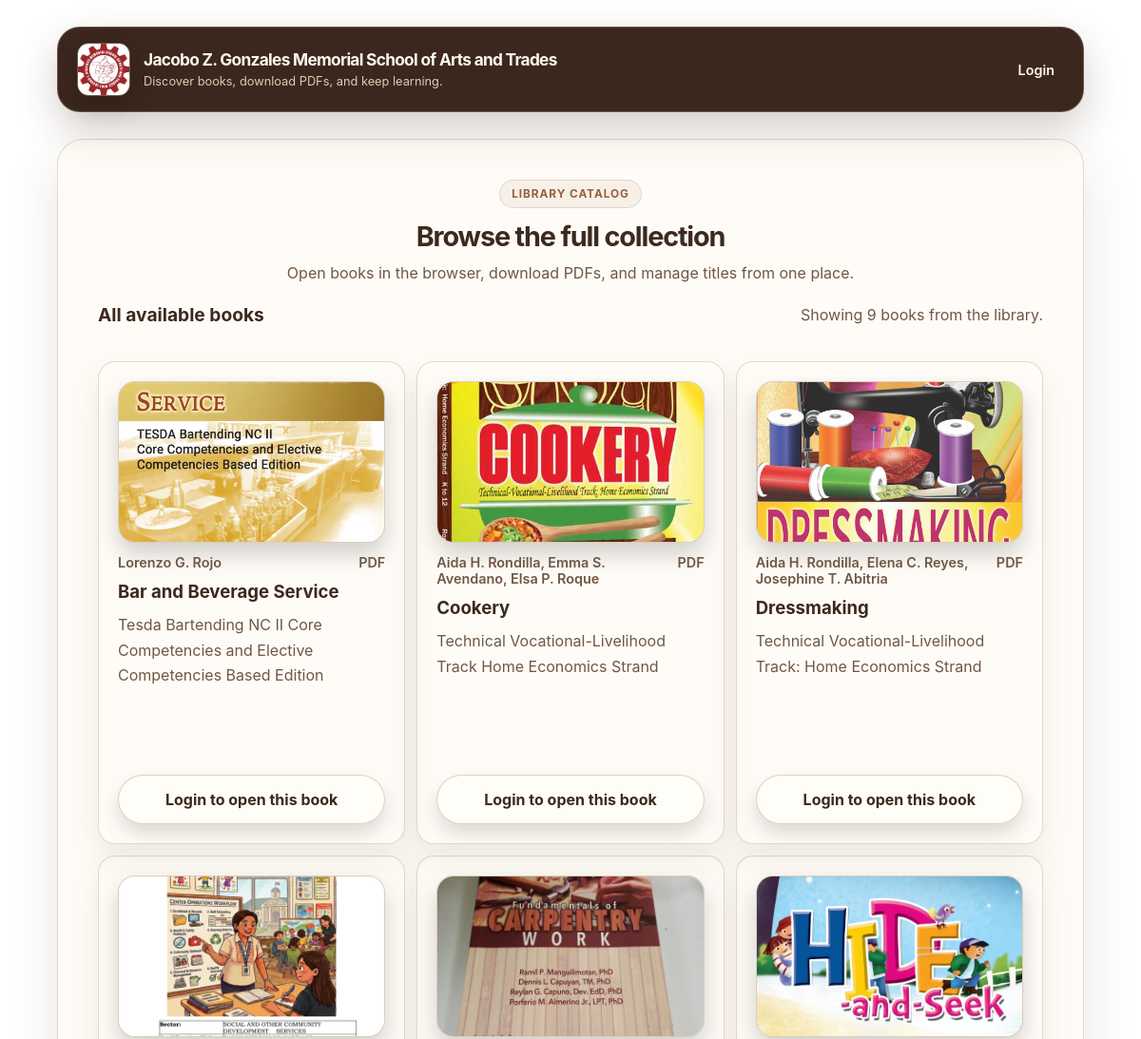
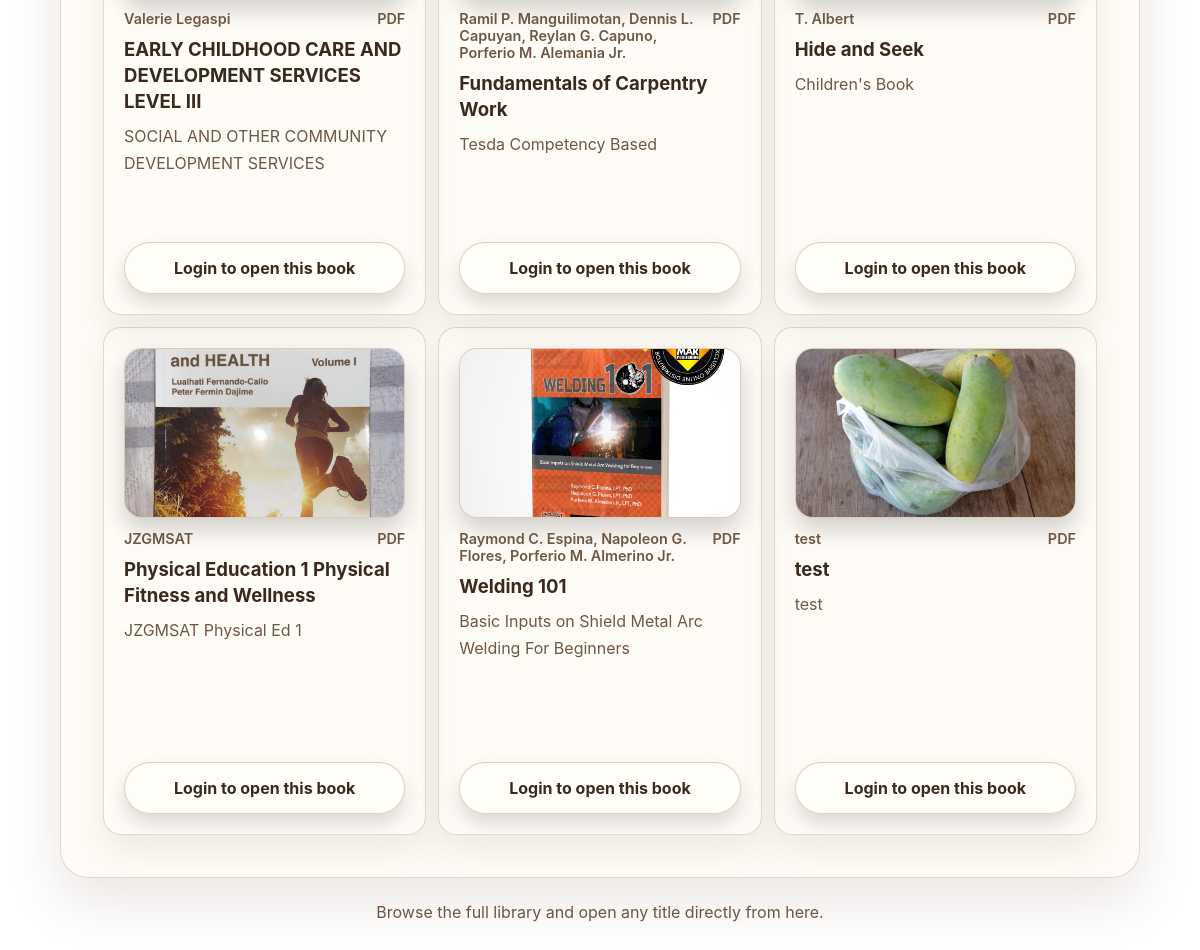
The page /library.php on the database its author committed (2 pictures, top to bottom).
### tables this page shows
CREATE TABLE books (
    id INTEGER PRIMARY KEY,
    title TEXT NOT NULL,
    author TEXT NOT NULL,
    description TEXT NOT NULL,
    file TEXT NOT NULL
, cover TEXT);

### init.php (called while the page is built, shortened)
<?php
$pdo = require __DIR__ . '/db.php';
function current_user(): ?array
{
    if (empty($_SESSION['user_id'])) {
        return null;
    }
    global $pdo;
    $stmt = $pdo->prepare('SELECT id, name, email, role FROM users WHERE id = :id');
    $stmt->execute([':id' => $_SESSION['user_id']]);
    return $stmt->fetch() ?: null;
}
function is_admin(?array $user = null): bool
{
    if ($user === null) {
        $user = current_user();
    }
    return ($user['role'] ?? '') === 'administrator';
}
function escape_html(string $value): string
{
    return htmlspecialchars($value, ENT_QUOTES | ENT_SUBSTITUTE, 'UTF-8');
}

### library.php (the view, shortened to what this page needs)
<?php
require __DIR__ . '/init.php';
$user = current_user();
$admin = is_admin($user);
$stmt = $pdo->query('SELECT id, title, author, description, file, cover FROM books ORDER BY title');
$books = $stmt->fetchAll();
?>
<!DOCTYPE html>
<html lang="en">
<head>
    <link rel="stylesheet" href="styles.css">
</head>
<body class="admin-page library-page">
<div class="container admin-layout library-layout">
    <header class="site-header">
        <a class="site-brand" href="index.php">
            <img src="jzgmsat logo.jpg" alt="School logo" class="site-brand__mark" style="width:56px;height:56px;object-fit:cover;border-radius:12px;">
            <div>
                <div class="site-title">Jacobo Z. Gonzales Memorial School of Arts and Trades</div>
                <div class="site-subtitle">Discover books, download PDFs, and keep learning.</div>
            </div>
        </a>
        <nav class="nav-links">
            <?php if ($user !== null): ?>
                <?php if ($admin): ?>
                    <a class="nav-link" href="books.php">Add books</a>
                <?php endif; ?>
                <a class="nav-link nav-link--button" href="logout.php">Logout</a>
            <?php else: ?>
                <a class="nav-link" href="login.php">Login</a>
            <?php endif; ?>
        </nav>
    </header>
    <section class="card">
        <div class="form-card__header">
            <div class="form-card__eyebrow">Library catalog</div>
            <h1>Browse the full collection</h1>
            <p class="form-card__intro">Open books in the browser, download PDFs, and manage titles from one place.</p>
        </div>
        <div class="results-header">
            <h2>All available books</h2>
            <p>Showing <?= count($books) ?> book<?= count($books) === 1 ? '' : 's' ?> from the library.</p>
        </div>
        <?php if (!empty($books)): ?>
            <div class="grid">
                <?php foreach ($books as $book): ?>
                    <article class="book-card">
                        <?php if (!empty($book['cover'])): ?>
                            <img class="book-cover-image" src="books/<?= escape_html($book['cover']) ?>" alt="Cover for <?= escape_html($book['title']) ?>">
                        <?php else: ?>
                            <div class="book-cover-preview">
                                <span><?= strtoupper(substr($book['title'], 0, 1)) ?></span>
                            </div>
                        <?php endif; ?>
                        <div class="book-card__meta">
                            <span><?= escape_html($book['author']) ?></span>
                            <span>PDF</span>
                        </div>
                        <h3 class="book-card__title"><?= escape_html($book['title']) ?></h3>
                        <p class="book-card__description"><?= escape_html($book['description']) ?></p>
                        <?php if ($user !== null): ?>
                            <div class="form-actions library-actions">
                                <a class="button button--primary" href="view.php?id=<?= $book['id'] ?>">Open book</a>
                                <?php if ($admin): ?>
                                    <a class="button button--secondary" href="edit_book.php?id=<?= $book['id'] ?>">Edit</a>
                                    <form method="post" style="display:inline;" onsubmit="return confirm('Delete this book?');">
                                        <input type="hidden" name="delete_book_id" value="<?= (int) $book['id'] ?>">
                                        <button class="button button--secondary" type="submit">Delete</button>
                                    </form>
                                <?php endif; ?>
                            </div>
                        <?php else: ?>
                            <a class="button button--secondary" href="login.php">Login to open this book</a>
                        <?php endif; ?>
                    </article>
                <?php endforeach; ?>
            </div>
        <?php else: ?>
            <div class="empty-state">
                No books have been uploaded yet. Please check back soon.
            </div>
        <?php endif; ?>
    </section>
    <footer class="footer">Browse the full library and open any title directly from here.</footer>
</div>
</body>
</html>

### rows shown on the page
books: cover (picture), author "Lorenzo G. Rojo", title "Bar and Beverage Service", description "Tesda Bartending NC II Core Competencies and Elective Competencies Based Edition"
books: cover (picture), author "Aida H. Rondilla, Emma S. Avendano, Elsa P. Roque", title "Cookery", description "Technical Vocational-Livelihood Track Home Economics Strand"
books: cover (picture), author "Aida H. Rondilla, Elena C. Reyes, Josephine T. Abitria", title "Dressmaking", description "Technical Vocational-Livelihood Track: Home Economics Strand"
books: cover (picture), author "Valerie Legaspi", title "EARLY CHILDHOOD CARE AND DEVELOPMENT SERVICES LEVEL III", description "SOCIAL AND OTHER COMMUNITY DEVELOPMENT SERVICES"
books: cover (picture), author "Ramil P. Manguilimotan, Dennis L. Capuyan, Reylan G. Capuno, Porferio M. Alemania Jr.", title "Fundamentals of Carpentry Work", description "Tesda Competency Based"
books: cover (picture), author "T. Albert", title "Hide and Seek", description "Children's Book"
books: cover (picture), author "JZGMSAT", title "Physical Education 1 Physical Fitness and Wellness", description "JZGMSAT Physical Ed 1"
books: cover (picture), author "Raymond C. Espina, Napoleon G. Flores, Porferio M. Almerino Jr.", title "Welding 101", description "Basic Inputs on Shield Metal Arc Welding For Beginners"
books: cover+title (picture), author "test", title "test", description "test"

### other values the page prints
count($books) "9"
